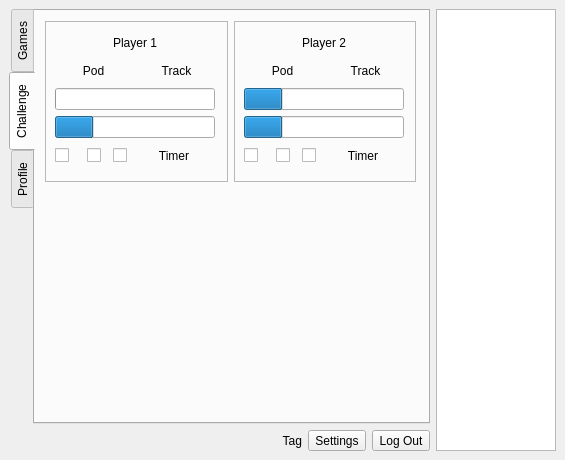
<?xml version="1.0" encoding="UTF-8"?>
<ui version="4.0">
 <class>mainWindow</class>
 <widget class="QMainWindow" name="mainWindow">
  <property name="geometry">
   <rect>
    <x>0</x>
    <y>0</y>
    <width>565</width>
    <height>460</height>
   </rect>
  </property>
  <property name="minimumSize">
   <size>
    <width>565</width>
    <height>460</height>
   </size>
  </property>
  <property name="focusPolicy">
   <enum>Qt::ClickFocus</enum>
  </property>
  <property name="windowTitle">
   <string>MainWindow</string>
  </property>
  <widget class="QWidget" name="centralwidget">
   <layout class="QHBoxLayout" name="horizontalLayout_2">
    <item>
     <layout class="QVBoxLayout" name="verticalLayout_2">
      <item>
       <widget class="QTabWidget" name="tabWidget">
        <property name="minimumSize">
         <size>
          <width>400</width>
          <height>0</height>
         </size>
        </property>
        <property name="tabPosition">
         <enum>QTabWidget::West</enum>
        </property>
        <property name="tabShape">
         <enum>QTabWidget::Rounded</enum>
        </property>
        <property name="currentIndex">
         <number>1</number>
        </property>
        <property name="elideMode">
         <enum>Qt::ElideNone</enum>
        </property>
        <property name="usesScrollButtons">
         <bool>true</bool>
        </property>
        <widget class="QWidget" name="tab">
         <attribute name="title">
          <string>Games</string>
         </attribute>
        </widget>
        <widget class="QWidget" name="tab_2">
         <attribute name="title">
          <string>Challenge</string>
         </attribute>
         <widget class="QWidget" name="horizontalLayoutWidget">
          <property name="geometry">
           <rect>
            <x>10</x>
            <y>10</y>
            <width>371</width>
            <height>161</height>
           </rect>
          </property>
          <layout class="QHBoxLayout" name="horizontalLayout_3">
           <item>
            <widget class="QFrame" name="frame">
             <property name="frameShape">
              <enum>QFrame::StyledPanel</enum>
             </property>
             <property name="frameShadow">
              <enum>QFrame::Raised</enum>
             </property>
             <widget class="QWidget" name="verticalLayoutWidget_3">
              <property name="geometry">
               <rect>
                <x>10</x>
                <y>10</y>
                <width>160</width>
                <height>136</height>
               </rect>
              </property>
              <layout class="QVBoxLayout" name="verticalLayout_5">
               <item>
                <widget class="QLabel" name="label_gameP1Name">
                 <property name="text">
                  <string>Player 1</string>
                 </property>
                 <property name="alignment">
                  <set>Qt::AlignCenter</set>
                 </property>
                </widget>
               </item>
               <item>
                <layout class="QHBoxLayout" name="horizontalLayout_5">
                 <item>
                  <widget class="QLabel" name="label_p1Pod">
                   <property name="text">
                    <string>Pod</string>
                   </property>
                   <property name="alignment">
                    <set>Qt::AlignCenter</set>
                   </property>
                  </widget>
                 </item>
                 <item>
                  <widget class="QLabel" name="label_p1Track">
                   <property name="text">
                    <string>Track</string>
                   </property>
                   <property name="alignment">
                    <set>Qt::AlignCenter</set>
                   </property>
                  </widget>
                 </item>
                </layout>
               </item>
               <item>
                <widget class="QProgressBar" name="progressBar_P1Progress">
                 <property name="focusPolicy">
                  <enum>Qt::StrongFocus</enum>
                 </property>
                 <property name="maximum">
                  <number>100000</number>
                 </property>
                 <property name="value">
                  <number>24</number>
                 </property>
                 <property name="textVisible">
                  <bool>false</bool>
                 </property>
                </widget>
               </item>
               <item>
                <widget class="QProgressBar" name="progressBar_P1Heat">
                 <property name="maximum">
                  <number>100</number>
                 </property>
                 <property name="value">
                  <number>24</number>
                 </property>
                 <property name="textVisible">
                  <bool>false</bool>
                 </property>
                </widget>
               </item>
               <item>
                <layout class="QHBoxLayout" name="horizontalLayout_7">
                 <item>
                  <widget class="QCheckBox" name="checkBox_7">
                   <property name="maximumSize">
                    <size>
                     <width>20</width>
                     <height>16777215</height>
                    </size>
                   </property>
                   <property name="focusPolicy">
                    <enum>Qt::ClickFocus</enum>
                   </property>
                   <property name="toolTip">
                    <string>Ready Flag</string>
                   </property>
                   <property name="layoutDirection">
                    <enum>Qt::LeftToRight</enum>
                   </property>
                   <property name="text">
                    <string/>
                   </property>
                  </widget>
                 </item>
                 <item>
                  <widget class="QCheckBox" name="checkBox_8">
                   <property name="maximumSize">
                    <size>
                     <width>20</width>
                     <height>16777215</height>
                    </size>
                   </property>
                   <property name="mouseTracking">
                    <bool>true</bool>
                   </property>
                   <property name="focusPolicy">
                    <enum>Qt::NoFocus</enum>
                   </property>
                   <property name="toolTip">
                    <string>In Game Flag</string>
                   </property>
                   <property name="layoutDirection">
                    <enum>Qt::RightToLeft</enum>
                   </property>
                   <property name="text">
                    <string/>
                   </property>
                   <property name="checkable">
                    <bool>false</bool>
                   </property>
                  </widget>
                 </item>
                 <item>
                  <widget class="QCheckBox" name="checkBox_3">
                   <property name="maximumSize">
                    <size>
                     <width>20</width>
                     <height>16777215</height>
                    </size>
                   </property>
                   <property name="mouseTracking">
                    <bool>true</bool>
                   </property>
                   <property name="focusPolicy">
                    <enum>Qt::NoFocus</enum>
                   </property>
                   <property name="toolTip">
                    <string>Game Halted Flag</string>
                   </property>
                   <property name="layoutDirection">
                    <enum>Qt::RightToLeft</enum>
                   </property>
                   <property name="text">
                    <string/>
                   </property>
                   <property name="checkable">
                    <bool>false</bool>
                   </property>
                  </widget>
                 </item>
                 <item>
                  <widget class="QLabel" name="label_P1Timer">
                   <property name="text">
                    <string>Timer</string>
                   </property>
                   <property name="alignment">
                    <set>Qt::AlignCenter</set>
                   </property>
                  </widget>
                 </item>
                </layout>
               </item>
              </layout>
             </widget>
            </widget>
           </item>
           <item>
            <widget class="QFrame" name="frame_2">
             <property name="frameShape">
              <enum>QFrame::StyledPanel</enum>
             </property>
             <property name="frameShadow">
              <enum>QFrame::Raised</enum>
             </property>
             <widget class="QWidget" name="verticalLayoutWidget_4">
              <property name="geometry">
               <rect>
                <x>10</x>
                <y>10</y>
                <width>160</width>
                <height>136</height>
               </rect>
              </property>
              <layout class="QVBoxLayout" name="verticalLayout_6">
               <item>
                <widget class="QLabel" name="label_5">
                 <property name="text">
                  <string>Player 2</string>
                 </property>
                 <property name="alignment">
                  <set>Qt::AlignCenter</set>
                 </property>
                </widget>
               </item>
               <item>
                <layout class="QHBoxLayout" name="horizontalLayout_6">
                 <item>
                  <widget class="QLabel" name="label_9">
                   <property name="text">
                    <string>Pod</string>
                   </property>
                   <property name="alignment">
                    <set>Qt::AlignCenter</set>
                   </property>
                  </widget>
                 </item>
                 <item>
                  <widget class="QLabel" name="label_12">
                   <property name="text">
                    <string>Track</string>
                   </property>
                   <property name="alignment">
                    <set>Qt::AlignCenter</set>
                   </property>
                  </widget>
                 </item>
                </layout>
               </item>
               <item>
                <widget class="QProgressBar" name="progressBar_P2Progress">
                 <property name="value">
                  <number>24</number>
                 </property>
                 <property name="textVisible">
                  <bool>false</bool>
                 </property>
                </widget>
               </item>
               <item>
                <widget class="QProgressBar" name="progressBar_P2Heat">
                 <property name="value">
                  <number>24</number>
                 </property>
                 <property name="textVisible">
                  <bool>false</bool>
                 </property>
                </widget>
               </item>
               <item>
                <layout class="QHBoxLayout" name="horizontalLayout_8">
                 <item>
                  <widget class="QCheckBox" name="checkBox_9">
                   <property name="maximumSize">
                    <size>
                     <width>20</width>
                     <height>16777215</height>
                    </size>
                   </property>
                   <property name="focusPolicy">
                    <enum>Qt::ClickFocus</enum>
                   </property>
                   <property name="toolTip">
                    <string>Ready Flag</string>
                   </property>
                   <property name="layoutDirection">
                    <enum>Qt::LeftToRight</enum>
                   </property>
                   <property name="text">
                    <string/>
                   </property>
                   <property name="checkable">
                    <bool>false</bool>
                   </property>
                  </widget>
                 </item>
                 <item>
                  <widget class="QCheckBox" name="checkBox_10">
                   <property name="maximumSize">
                    <size>
                     <width>20</width>
                     <height>16777215</height>
                    </size>
                   </property>
                   <property name="mouseTracking">
                    <bool>true</bool>
                   </property>
                   <property name="focusPolicy">
                    <enum>Qt::NoFocus</enum>
                   </property>
                   <property name="toolTip">
                    <string>In Game Flag</string>
                   </property>
                   <property name="layoutDirection">
                    <enum>Qt::RightToLeft</enum>
                   </property>
                   <property name="text">
                    <string/>
                   </property>
                   <property name="checkable">
                    <bool>false</bool>
                   </property>
                  </widget>
                 </item>
                 <item>
                  <widget class="QCheckBox" name="checkBox_4">
                   <property name="maximumSize">
                    <size>
                     <width>20</width>
                     <height>16777215</height>
                    </size>
                   </property>
                   <property name="mouseTracking">
                    <bool>true</bool>
                   </property>
                   <property name="focusPolicy">
                    <enum>Qt::NoFocus</enum>
                   </property>
                   <property name="toolTip">
                    <string>Game Halted Flag</string>
                   </property>
                   <property name="layoutDirection">
                    <enum>Qt::RightToLeft</enum>
                   </property>
                   <property name="text">
                    <string/>
                   </property>
                   <property name="checkable">
                    <bool>false</bool>
                   </property>
                  </widget>
                 </item>
                 <item>
                  <widget class="QLabel" name="label_13">
                   <property name="text">
                    <string>Timer</string>
                   </property>
                   <property name="alignment">
                    <set>Qt::AlignCenter</set>
                   </property>
                  </widget>
                 </item>
                </layout>
               </item>
              </layout>
             </widget>
            </widget>
           </item>
          </layout>
         </widget>
        </widget>
        <widget class="QWidget" name="tab_3">
         <attribute name="title">
          <string>Profile</string>
         </attribute>
        </widget>
       </widget>
      </item>
      <item>
       <layout class="QHBoxLayout" name="horizontalLayout">
        <item>
         <widget class="QLabel" name="label">
          <property name="text">
           <string>Tag</string>
          </property>
          <property name="alignment">
           <set>Qt::AlignRight|Qt::AlignTrailing|Qt::AlignVCenter</set>
          </property>
         </widget>
        </item>
        <item>
         <widget class="QToolButton" name="toolButton_2">
          <property name="text">
           <string>Settings</string>
          </property>
         </widget>
        </item>
        <item>
         <widget class="QToolButton" name="toolButton">
          <property name="text">
           <string>Log Out</string>
          </property>
         </widget>
        </item>
       </layout>
      </item>
     </layout>
    </item>
    <item>
     <widget class="QTreeView" name="treeView">
      <property name="minimumSize">
       <size>
        <width>120</width>
        <height>0</height>
       </size>
      </property>
      <property name="maximumSize">
       <size>
        <width>120</width>
        <height>16777215</height>
       </size>
      </property>
      <property name="focusPolicy">
       <enum>Qt::ClickFocus</enum>
      </property>
     </widget>
    </item>
   </layout>
  </widget>
  <widget class="QMenuBar" name="menubar">
   <property name="geometry">
    <rect>
     <x>0</x>
     <y>0</y>
     <width>565</width>
     <height>23</height>
    </rect>
   </property>
  </widget>
 </widget>
 <resources/>
 <connections/>
</ui>
